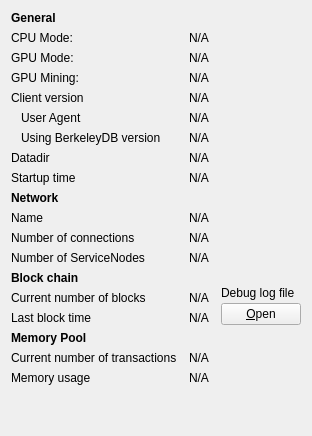
     <widget class="QWidget" name="tab_info">
      <attribute name="title">
       <string>&amp;Information</string>
      </attribute>
      <layout class="QGridLayout" name="gridLayout" columnstretch="0,1,0">
       <property name="horizontalSpacing">
        <number>12</number>
       </property>
       <item row="5" column="0">
        <widget class="QLabel" name="labelClientUserAgent">
         <property name="text">
          <string>User Agent</string>
         </property>
         <property name="indent">
          <number>10</number>
         </property>
        </widget>
       </item>
       <item row="0" column="0">
        <widget class="QLabel" name="label_9">
         <property name="font">
          <font>
           <weight>75</weight>
           <bold>true</bold>
          </font>
         </property>
         <property name="text">
          <string>General</string>
         </property>
        </widget>
       </item>
       <item row="5" column="1" colspan="2">
        <widget class="QLabel" name="clientUserAgent">
         <property name="cursor">
          <cursorShape>IBeamCursor</cursorShape>
         </property>
         <property name="text">
          <string>N/A</string>
         </property>
         <property name="textFormat">
          <enum>Qt::PlainText</enum>
         </property>
         <property name="textInteractionFlags">
          <set>Qt::LinksAccessibleByMouse|Qt::TextSelectableByKeyboard|Qt::TextSelectableByMouse</set>
         </property>
        </widget>
       </item>
       <item row="7" column="1" colspan="2">
        <widget class="QLabel" name="dataDir">
         <property name="cursor">
          <cursorShape>IBeamCursor</cursorShape>
         </property>
         <property name="text">
          <string>N/A</string>
         </property>
         <property name="textFormat">
          <enum>Qt::PlainText</enum>
         </property>
         <property name="wordWrap">
          <bool>true</bool>
         </property>
         <property name="textInteractionFlags">
          <set>Qt::LinksAccessibleByMouse|Qt::TextSelectableByKeyboard|Qt::TextSelectableByMouse</set>
         </property>
        </widget>
       </item>
       <item row="6" column="1" colspan="2">
        <widget class="QLabel" name="berkeleyDBVersion">
         <property name="cursor">
          <cursorShape>IBeamCursor</cursorShape>
         </property>
         <property name="text">
          <string>N/A</string>
         </property>
         <property name="textFormat">
          <enum>Qt::PlainText</enum>
         </property>
         <property name="textInteractionFlags">
          <set>Qt::LinksAccessibleByMouse|Qt::TextSelectableByKeyboard|Qt::TextSelectableByMouse</set>
         </property>
        </widget>
       </item>
       <item row="7" column="0">
        <widget class="QLabel" name="label_12">
         <property name="text">
          <string>Datadir</string>
         </property>
        </widget>
       </item>
       <item row="6" column="0">
        <widget class="QLabel" name="label_berkeleyDBVersion">
         <property name="text">
          <string>Using BerkeleyDB version</string>
         </property>
         <property name="indent">
          <number>10</number>
         </property>
        </widget>
       </item>
       <item row="8" column="0">
        <widget class="QLabel" name="label_13">
         <property name="text">
          <string>Startup time</string>
         </property>
        </widget>
       </item>
       <item row="8" column="1" colspan="2">
        <widget class="QLabel" name="startupTime">
         <property name="cursor">
          <cursorShape>IBeamCursor</cursorShape>
         </property>
         <property name="text">
          <string>N/A</string>
         </property>
         <property name="textFormat">
          <enum>Qt::PlainText</enum>
         </property>
         <property name="textInteractionFlags">
          <set>Qt::LinksAccessibleByMouse|Qt::TextSelectableByKeyboard|Qt::TextSelectableByMouse</set>
         </property>
        </widget>
       </item>
       <item row="9" column="0">
        <widget class="QLabel" name="labelNetwork">
         <property name="font">
          <font>
           <weight>75</weight>
           <bold>true</bold>
          </font>
         </property>
         <property name="text">
          <string>Network</string>
         </property>
        </widget>
       </item>
       <item row="10" column="0">
        <widget class="QLabel" name="label_8">
         <property name="text">
          <string>Name</string>
         </property>
        </widget>
       </item>
       <item row="10" column="1" colspan="2">
        <widget class="QLabel" name="networkName">
         <property name="cursor">
          <cursorShape>IBeamCursor</cursorShape>
         </property>
         <property name="text">
          <string>N/A</string>
         </property>
         <property name="textFormat">
          <enum>Qt::PlainText</enum>
         </property>
         <property name="textInteractionFlags">
          <set>Qt::LinksAccessibleByMouse|Qt::TextSelectableByKeyboard|Qt::TextSelectableByMouse</set>
         </property>
        </widget>
       </item>
       <item row="11" column="0">
        <widget class="QLabel" name="label_7">
         <property name="text">
          <string>Number of connections</string>
         </property>
        </widget>
       </item>
       <item row="11" column="1" colspan="2">
        <widget class="QLabel" name="numberOfConnections">
         <property name="cursor">
          <cursorShape>IBeamCursor</cursorShape>
         </property>
         <property name="text">
          <string>N/A</string>
         </property>
         <property name="textFormat">
          <enum>Qt::PlainText</enum>
         </property>
         <property name="textInteractionFlags">
          <set>Qt::LinksAccessibleByMouse|Qt::TextSelectableByKeyboard|Qt::TextSelectableByMouse</set>
         </property>
        </widget>
       </item>
       <item row="12" column="0">
        <widget class="QLabel" name="servicenodeCountLabel">
         <property name="text">
          <string>Number of ServiceNodes</string>
         </property>
        </widget>
       </item>
       <item row="12" column="1">
        <widget class="QLabel" name="servicenodeCount">
         <property name="text">
          <string>N/A</string>
         </property>
        </widget>
       </item>
       <item row="13" column="0">
        <widget class="QLabel" name="label_10">
         <property name="font">
          <font>
           <weight>75</weight>
           <bold>true</bold>
          </font>
         </property>
         <property name="text">
          <string>Block chain</string>
         </property>
        </widget>
       </item>
       <item row="14" column="0">
        <widget class="QLabel" name="label_3">
         <property name="text">
          <string>Current number of blocks</string>
         </property>
        </widget>
       </item>
       <item row="14" column="1" colspan="2">
        <widget class="QLabel" name="numberOfBlocks">
         <property name="cursor">
          <cursorShape>IBeamCursor</cursorShape>
         </property>
         <property name="text">
          <string>N/A</string>
         </property>
         <property name="textFormat">
          <enum>Qt::PlainText</enum>
         </property>
         <property name="textInteractionFlags">
          <set>Qt::LinksAccessibleByMouse|Qt::TextSelectableByKeyboard|Qt::TextSelectableByMouse</set>
         </property>
        </widget>
       </item>
       <item row="15" column="0">
        <widget class="QLabel" name="labelLastBlockTime">
         <property name="text">
          <string>Last block time</string>
         </property>
        </widget>
       </item>
       <item row="15" column="1" colspan="2">
        <widget class="QLabel" name="lastBlockTime">
         <property name="cursor">
          <cursorShape>IBeamCursor</cursorShape>
         </property>
         <property name="text">
          <string>N/A</string>
         </property>
         <property name="textFormat">
          <enum>Qt::PlainText</enum>
         </property>
         <property name="textInteractionFlags">
          <set>Qt::LinksAccessibleByMouse|Qt::TextSelectableByKeyboard|Qt::TextSelectableByMouse</set>
         </property>
        </widget>
       </item>
       <item row="16" column="0">
        <widget class="QLabel" name="labelMempoolTitle">
         <property name="font">
          <font>
           <weight>75</weight>
           <bold>true</bold>
          </font>
         </property>
         <property name="text">
          <string>Memory Pool</string>
         </property>
        </widget>
       </item>
       <item row="17" column="0">
        <widget class="QLabel" name="labelNumberOfTransactions">
         <property name="text">
          <string>Current number of transactions</string>
         </property>
        </widget>
       </item>
       <item row="17" column="1">
        <widget class="QLabel" name="mempoolNumberTxs">
         <property name="cursor">
          <cursorShape>IBeamCursor</cursorShape>
         </property>
         <property name="text">
          <string>N/A</string>
         </property>
         <property name="textFormat">
          <enum>Qt::PlainText</enum>
         </property>
         <property name="textInteractionFlags">
          <set>Qt::LinksAccessibleByMouse|Qt::TextSelectableByKeyboard|Qt::TextSelectableByMouse</set>
         </property>
        </widget>
       </item>
       <item row="19" column="0">
        <widget class="QLabel" name="labelMemoryUsage">
         <property name="text">
          <string>Memory usage</string>
         </property>
        </widget>
       </item>
       <item row="19" column="1">
        <widget class="QLabel" name="mempoolSize">
         <property name="cursor">
          <cursorShape>IBeamCursor</cursorShape>
         </property>
         <property name="text">
          <string>N/A</string>
         </property>
         <property name="textFormat">
          <enum>Qt::PlainText</enum>
         </property>
         <property name="textInteractionFlags">
          <set>Qt::LinksAccessibleByMouse|Qt::TextSelectableByKeyboard|Qt::TextSelectableByMouse</set>
         </property>
        </widget>
       </item>
       <item row="13" column="2" rowspan="3">
        <layout class="QVBoxLayout" name="verticalLayoutDebugButton">
         <property name="spacing">
          <number>3</number>
         </property>
         <item>
          <spacer name="verticalSpacer_2">
           <property name="orientation">
            <enum>Qt::Vertical</enum>
           </property>
           <property name="sizeHint" stdset="0">
            <size>
             <width>10</width>
             <height>5</height>
            </size>
           </property>
          </spacer>
         </item>
         <item>
          <widget class="QLabel" name="labelDebugLogfile">
           <property name="text">
            <string>Debug log file</string>
           </property>
          </widget>
         </item>
         <item>
          <widget class="QPushButton" name="openDebugLogfileButton">
           <property name="toolTip">
            <string>Open the Credit debug log file from the current data directory. This can take a few seconds for large log files.</string>
           </property>
           <property name="text">
            <string>&amp;Open</string>
           </property>
           <property name="autoDefault">
            <bool>false</bool>
           </property>
          </widget>
         </item>
        </layout>
       </item>
       <item row="3" column="1" colspan="2">
        <widget class="QLabel" name="gpuMining">
         <property name="cursor">
          <cursorShape>IBeamCursor</cursorShape>
         </property>
         <property name="text">
          <string>N/A</string>
         </property>
         <property name="textFormat">
          <enum>Qt::PlainText</enum>
         </property>
         <property name="textInteractionFlags">
          <set>Qt::LinksAccessibleByMouse|Qt::TextSelectableByKeyboard|Qt::TextSelectableByMouse</set>
         </property>
        </widget>
       </item>
       <item row="3" column="0">
        <widget class="QLabel" name="label_81">
         <property name="text">
          <string>GPU Mining:</string>
         </property>
        </widget>
       </item>
       <item row="2" column="1" colspan="2">
        <widget class="QLabel" name="gpuMode">
         <property name="cursor">
          <cursorShape>IBeamCursor</cursorShape>
         </property>
         <property name="text">
          <string>N/A</string>
         </property>
         <property name="textFormat">
          <enum>Qt::PlainText</enum>
         </property>
         <property name="textInteractionFlags">
          <set>Qt::LinksAccessibleByMouse|Qt::TextSelectableByKeyboard|Qt::TextSelectableByMouse</set>
         </property>
        </widget>
       </item>
       <item row="1" column="1" colspan="2">
        <widget class="QLabel" name="cpuMode">
         <property name="cursor">
          <cursorShape>IBeamCursor</cursorShape>
         </property>
         <property name="text">
          <string>N/A</string>
         </property>
         <property name="textFormat">
          <enum>Qt::PlainText</enum>
         </property>
         <property name="textInteractionFlags">
          <set>Qt::LinksAccessibleByMouse|Qt::TextSelectableByKeyboard|Qt::TextSelectableByMouse</set>
         </property>
        </widget>
       </item>
       <item row="1" column="0">
        <widget class="QLabel" name="label_6">
         <property name="text">
          <string>CPU Mode:</string>
         </property>
        </widget>
       </item>
       <item row="2" column="0">
        <widget class="QLabel" name="label_71">
         <property name="text">
          <string>GPU Mode:</string>
         </property>
        </widget>
       </item>
       <item row="4" column="0">
        <widget class="QLabel" name="label_72">
         <property name="text">
          <string>Client version</string>
         </property>
        </widget>
       </item>
       <item row="4" column="1" colspan="2">
        <widget class="QLabel" name="clientVersion">
         <property name="cursor">
          <cursorShape>IBeamCursor</cursorShape>
         </property>
         <property name="text">
          <string>N/A</string>
         </property>
         <property name="textFormat">
          <enum>Qt::PlainText</enum>
         </property>
         <property name="textInteractionFlags">
          <set>Qt::LinksAccessibleByMouse|Qt::TextSelectableByKeyboard|Qt::TextSelectableByMouse</set>
         </property>
        </widget>
       </item>
       <item row="20" column="0">
        <spacer name="verticalSpacer">
         <property name="orientation">
          <enum>Qt::Vertical</enum>
         </property>
         <property name="sizeHint" stdset="0">
          <size>
           <width>20</width>
           <height>40</height>
          </size>
         </property>
        </spacer>
       </item>
      </layout>
     </widget>
